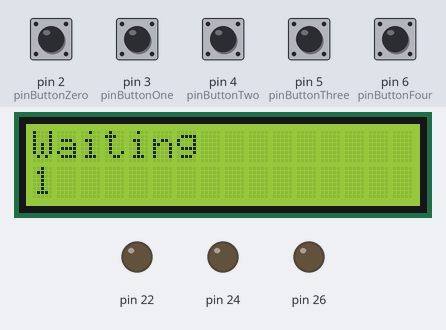
Bench run of a program on a simulated Arduino Mega 2560, built with avr-gcc and run on an emulated ATmega2560. Shown: 16×2 character LCD, output pins drawn as LEDs (lit = HIGH). The test bench sets the inputs (shaded band); at power-on: pin 2 (pinButtonZero), pin 3 (pinButtonOne), pin 4 (pinButtonTwo), pin 5 (pinButtonThree), pin 6 (pinButtonFour) LOW.

Above: at 1.2 s.
1.3 s: pin 2 (pinButtonZero) pulled HIGH for 0.15 s
At 1.4 s:
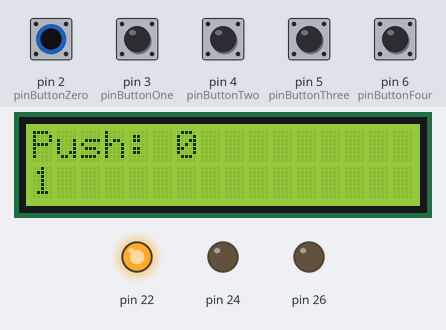
4.4 s: pin 3 (pinButtonOne) pulled HIGH for 0.15 s
At 5.8 s:
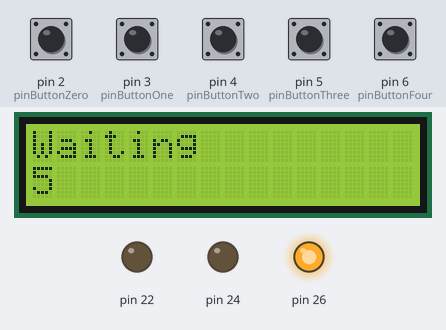
7.5 s: pin 4 (pinButtonTwo) pulled HIGH for 0.15 s
At 8.4 s:
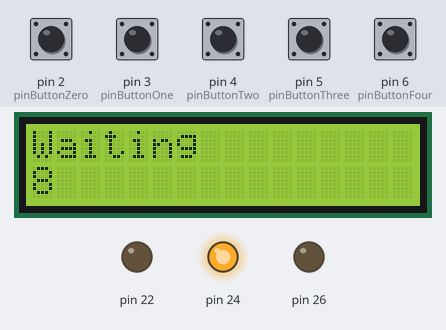
10.6 s: pin 5 (pinButtonThree) pulled HIGH for 0.15 s
At 10.7 s:
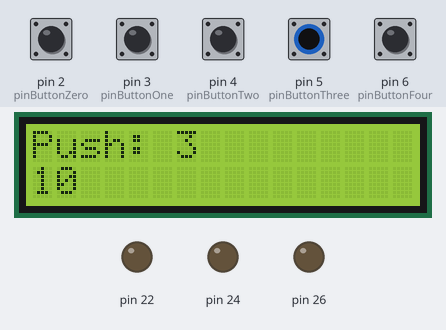
12.2 s: pin 6 (pinButtonFour) pulled HIGH for 0.15 s
At 12.3 s:
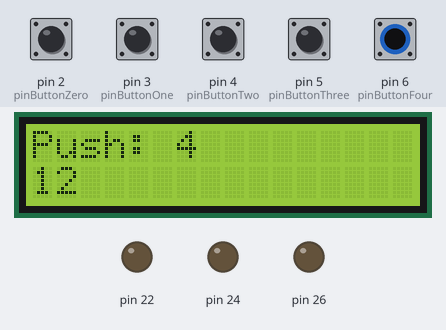
13.8 s: pin 2 (pinButtonZero) pulled HIGH for 1 s
At 16.8 s:
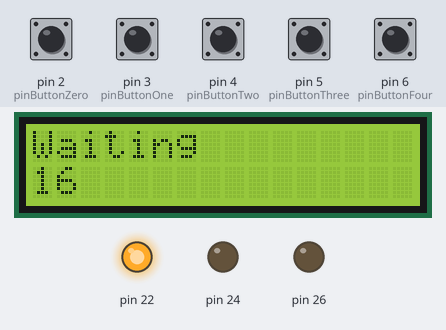
Timing chart, 0 to 17.3 s (numbered marks = the images above; inputs shaded):
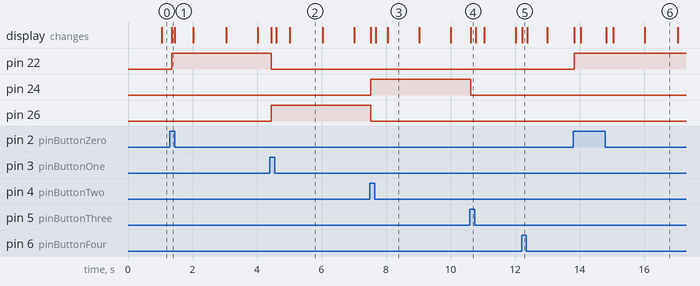

The program:

main.cpp
```cpp
#include <Arduino.h>


// include the library code:
#include <LiquidCrystal.h>

// Bosley's LED
#include <BLed.h>
#include <BButtons.h>

// initialize the library with the numbers of the interface pins
LiquidCrystal lcd(7, 8, 9, 10, 11, 12);

int pinButtonZero    = 2,
    pinButtonOne     = 3,
    pinButtonTwo     = 4,
    pinButtonThree   = 5,
    pinButtonFour    = 6;

// 4 Pin RGB Control
RGBLed rgbLed(22, 24, 26);

// Control the buttons!
BTNS::BButtons * buttonManager;

void button0()
{
    lcd.setCursor(0, 0);
    lcd.print("Push: 0");
    rgbLed.enableRed();
}
void button1()
{
    lcd.setCursor(0, 0);
    lcd.print("Push: 1");
    rgbLed.enableBlue();
}
void button2()
{
    lcd.setCursor(0, 0);
    lcd.print("Push: 2");
    rgbLed.enableGreen();
}
void button3()
{
    lcd.setCursor(0, 0);
    lcd.print("Push: 3");
    rgbLed.off();
}
void button4()
{
    lcd.setCursor(0, 0);
    lcd.print("Push: 4");
}


void setup() {
    lcd.begin(16, 2);

    pinMode(pinButtonZero,    INPUT);
    pinMode(pinButtonOne,     INPUT);
    pinMode(pinButtonTwo,     INPUT);
    pinMode(pinButtonThree,   INPUT);
    pinMode(pinButtonFour,    INPUT);

    buttonManager = new BTNS::BButtons();
    buttonManager->addButton(pinButtonZero,     BTNS::buttonCallback (button0) );
    buttonManager->addButton(pinButtonOne,      BTNS::buttonCallback (button1) );
    buttonManager->addButton(pinButtonTwo,      BTNS::buttonCallback (button2) );
    buttonManager->addButton(pinButtonThree,    BTNS::buttonCallback (button3) );
    buttonManager->addButton(pinButtonFour,     BTNS::buttonCallback (button4) );
}

void loop() {
    lcd.setCursor(0, 1);
    lcd.print(millis() / 1000);

    lcd.setCursor(0, 0);
    lcd.print("Waiting");

    buttonManager->tick();
    delay(50);
}
```

Measured:
- after the input at 1.3 s, pin 22: LOW → HIGH after 0.05 s; the display: changes after 0.05 s (image 1)
- after the input at 4.4 s, pin 22: HIGH → LOW at once; pin 26: LOW → HIGH at once; the display: first changes at once (image 2 shows a later state)
- after the input at 7.5 s, pin 24: LOW → HIGH at once; pin 26: HIGH → LOW at once; the display: first changes at once (image 3 shows a later state)
- after the input at 10.6 s, pin 24: HIGH → LOW at once; the display: changes at once (image 4)
- after the input at 12.2 s, the display: changes at once (image 5)
- after the input at 13.8 s, pin 22: LOW → HIGH at once; the display: first changes at once (image 6 shows a later state)
- what the display in image 2 shows lasts 1.0 s, from 5.0 s to 6.0 s
